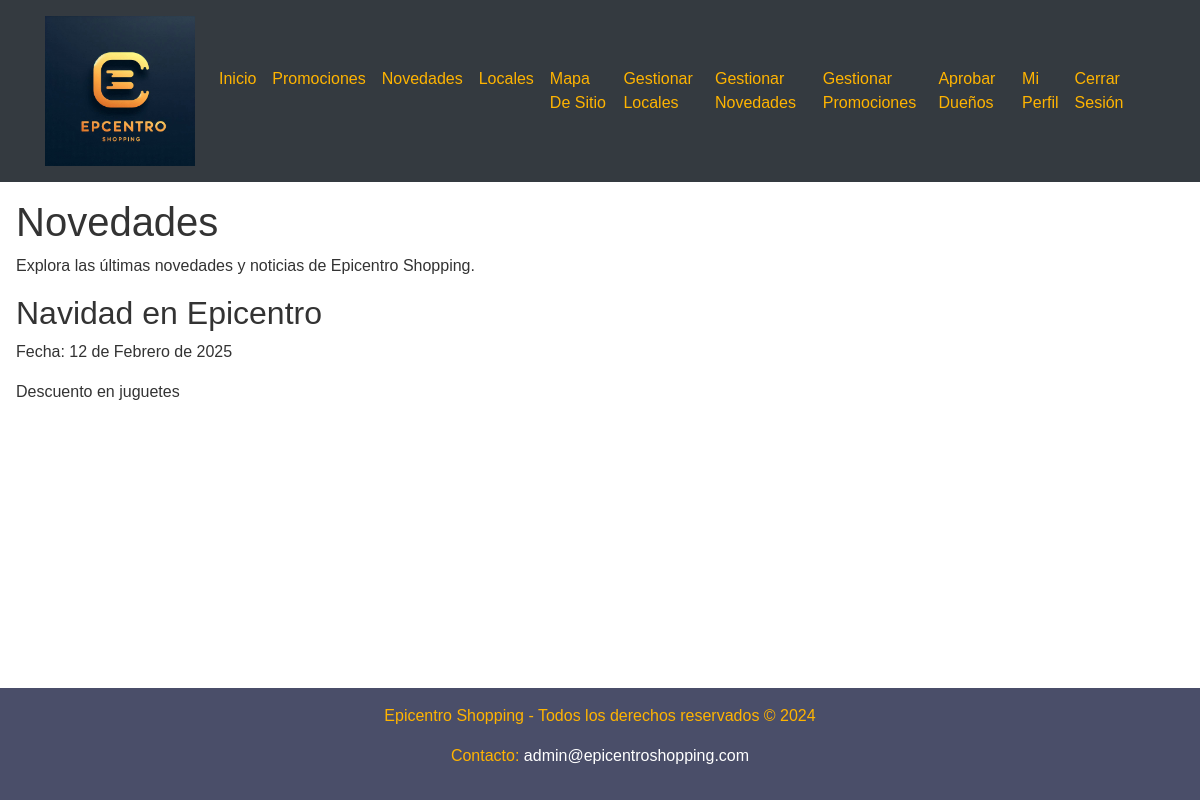
The page /novedades.php (signed in) on the database its author committed.
### tables this page shows
CREATE TABLE `novedades` (
  `id` int(11) NOT NULL,
  `tituloNovedad` varchar(30) NOT NULL,
  `textoNovedad` varchar(200) NOT NULL,
  `fecha_desde` date NOT NULL,
  `fecha_hasta` date NOT NULL,
  `categoria` enum('Inicial','Medium','Premium') NOT NULL
);

### private/functions_novedades.php (called while the page is built, shortened)
<?php
function get_novedades_permitidas($id_usuario, $tipo_usuario, $categoria_usuario) {
    include '../env/shopping_db.php';
    function mesEnEspañol($mesIngles) {
        $meses = [
            'January' => 'Enero',
            'February' => 'Febrero',
            'March' => 'Marzo',
            'April' => 'Abril',
            'May' => 'Mayo',
            'June' => 'Junio',
            'July' => 'Julio',
            'August' => 'Agosto',
            'September' => 'Septiembre',
            'October' => 'Octubre',
            'November' => 'Noviembre',
            'December' => 'Diciembre'
        ];
        return $meses[$mesIngles];
    }
    $today = date("Y-m-d");
    if ($tipo_usuario == 'Dueño' || $tipo_usuario == 'Administrador' || $categoria_usuario == 'Premium') {
        $qry_novedad = "SELECT * FROM novedades WHERE '$today' BETWEEN fecha_desde AND fecha_hasta ORDER BY fecha_desde DESC";
    }
    if (!$result_novedad = $conn->query($qry_novedad)) {
        echo "Error: " . $qry_novedad . "<br>" . $conn->error;
    } else {
        $novedades = $result_novedad->fetch_all(MYSQLI_ASSOC);
        foreach ($novedades as &$novedad) {
            $fecha_original = $novedad['fecha_desde'];
            $fecha_obj = DateTime::createFromFormat('Y-m-d', $fecha_original);
            $fecha_formateada = $fecha_obj->format('d') . " de " . mesEnEspañol($fecha_obj->format('F')) . " de " . $fecha_obj->format('Y');
        }
        return $novedades;
    }
}
?>

### public/novedades.php (the view, shortened to what this page needs)
<?php
include '../private/functions_novedades.php';
$novedades = get_novedades_permitidas($_SESSION['user_id'],$_SESSION['user_tipo'],$_SESSION['user_categoria']);
?>
<!DOCTYPE html>
<html lang="es">
<head>
    <link rel="stylesheet" href="https://stackpath.bootstrapcdn.com/bootstrap/4.5.2/css/bootstrap.min.css">
    <link rel="stylesheet" href="../css/styles.css">
</head>
<body>
    <div class="wrapper">
        <?php include '../includes/header.php'; ?>
        <main>
            <section class="novedades">
                <h1>Novedades</h1>
                <p>Explora las últimas novedades y noticias de Epicentro Shopping.</p>
                <div class="novedades-lista">
                <?php foreach ($novedades as $novedad) {?>
                    <article class="novedad">
                        <h2><?php echo $novedad['tituloNovedad']?></h2>
                        <p><?php echo $novedad['fecha_desde']?></p>
                        <p><?php echo $novedad['textoNovedad']?></p>
                    </article>
                <?php }
                ?>
                </div>
            </section>
        </main>
        <?php include '../includes/footer.php'; ?>
    </div>
</body>
</html>

### css/styles.css (style rules this page uses)
body { background-color: #fff; color: #333; font-family: Arial, sans-serif; margin: 0; padding: 0; }
main { padding: 1rem; }
.wrapper { display: grid; min-height: 100vh; grid-template-rows: auto 1fr auto; }

### rows shown on the page
novedades: tituloNovedad "Navidad en Epicentro", fecha_desde "Fecha: 12 de Febrero de 2025", textoNovedad "Descuento en juguetes"
